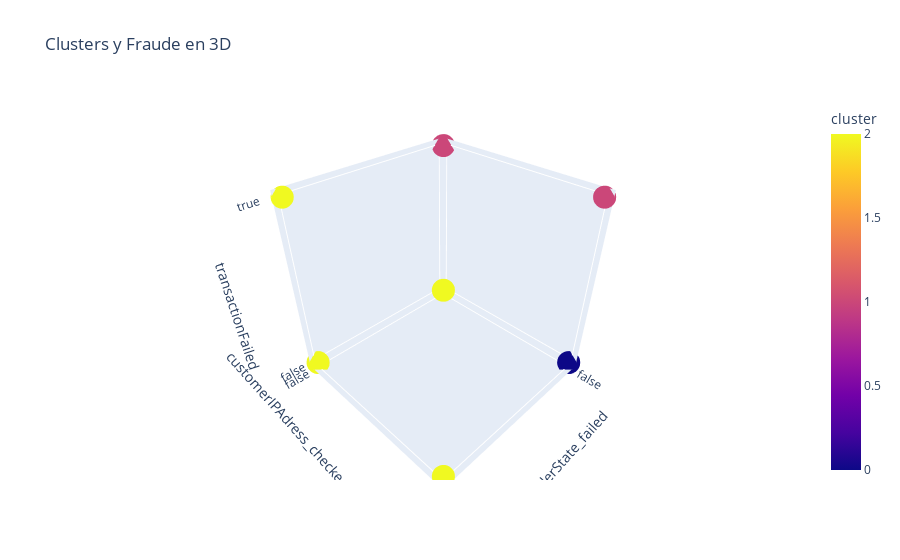

The notebook cell this image was saved under:
### Code cell
fig.show()

### Figure 1 — Plotly figure (JSON) as saved in the notebook; plotly's stock layout.template omitted (floating-point values rounded to 4 significant figures; data arrays with more than 128 entries replaced by an {"elided": "..."} marker saying what was removed)
{"data": [{"hovertemplate": "orderState_failed=%{x}<br>customerIPAdress_checked_long_address=%{y}<br>transactionFailed=%{z}<br>cluster=%{marker.color}<extra></extra>", "legendgroup": "", "marker": {"color": {"elided": "819 int values"}, "coloraxis": "coloraxis", "symbol": "circle"}, "mode": "markers", "name": "", "scene": "scene", "showlegend": false, "type": "scatter3d", "x": {"elided": "819 bool values"}, "y": {"elided": "819 bool values"}, "z": {"elided": "819 bool values"}}], "layout": {"coloraxis": {"colorbar": {"title": {"text": "cluster"}}, "colorscale": [[0, "#0d0887"], [0.1111, "#46039f"], [0.2222, "#7201a8"], [0.3333, "#9c179e"], [0.4444, "#bd3786"], [0.5556, "#d8576b"], [0.6667, "#ed7953"], [0.7778, "#fb9f3a"], [0.8889, "#fdca26"], [1, "#f0f921"]]}, "legend": {"tracegroupgap": 0}, "scene": {"domain": {"x": [0, 1], "y": [0, 1]}, "xaxis": {"title": {"text": "orderState_failed"}}, "yaxis": {"title": {"text": "customerIPAdress_checked_long_address"}}, "zaxis": {"title": {"text": "transactionFailed"}}}, "title": {"text": "Clusters y Fraude en 3D"}}}
